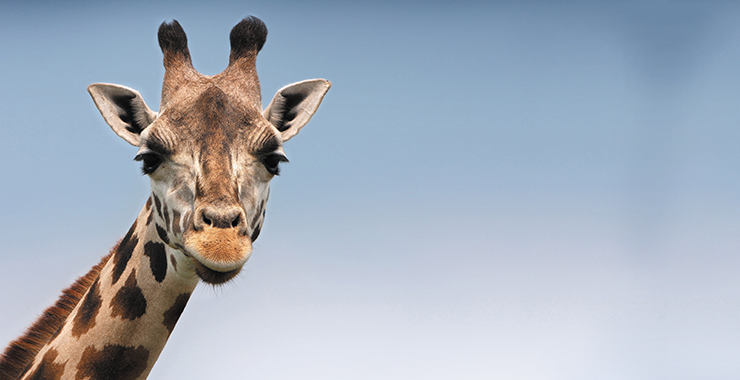
#> input picture 3_kmeans/parrot.jpeg, 740 x 380 px, found by its file name
$ python PCA.py
#> lines starting #> are read from the running program, lines starting #| are printed output that depends on the picture
import numpy as np
import pandas as pd
import matplotlib.pyplot as plt
from sklearn.decomposition import PCA
from PIL import Image

# Creating dataset
n = 100
eps = 0.5
a = 2
b = 3
x = np.random.rand(n)
y = a*x + b + eps * np.random.rand(n)
plt.scatter(x, y)
plt.show()
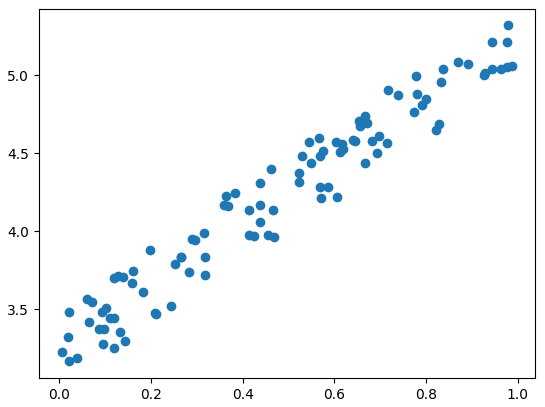
#> figure drawn by matplotlib, 1 panel

X = np.array(list(zip(x,y)))

# Normalizing data
mu = np.mean(X, axis=0)
std = np.sqrt(np.mean((X-mu)**2, axis=0))
X_norm = (X - mu) / std
plt.scatter(X_norm[:,0], X_norm[:, 1])
plt.show()
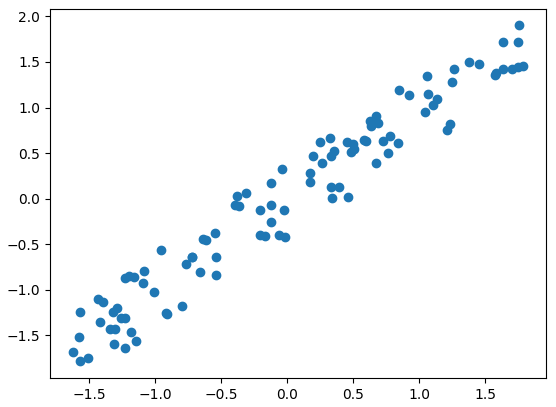
#> figure drawn by matplotlib, 1 panel

# Perform PCA
pca = PCA(n_components=1)
pca.fit(X_norm)
X_pca = pca.transform(X_norm)
# Reconstruct the data using only the first principal component
X_reconstructed = pca.inverse_transform(X_pca)

# Visualize the original data and the reconstructed data
fig, axs = plt.subplots(1, 2, figsize=(10, 5))
axs[0].scatter(X_norm[:, 0], X_norm[:, 1])
axs[0].set_title("Original Data")
axs[1].scatter(X_reconstructed[:, 0], X_reconstructed[:, 1])
axs[1].set_title("Reconstructed Data")
plt.show()
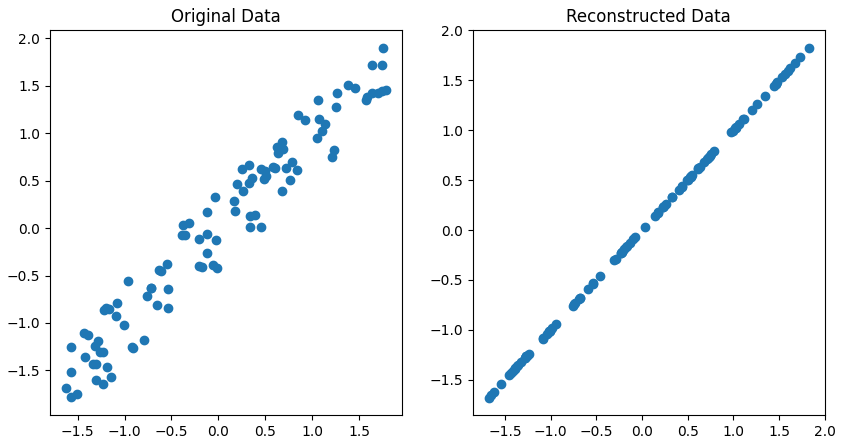
#> figure drawn by matplotlib, 2 panels

# Reduce the dimensionality of parrot picture from 3 to 2 then reconstruct and show the image
image_path = '3_kmeans/parrot.jpeg'
image = Image.open(image_path)
#> image is the input picture: PIL image 740x380 RGB; mean R, G, B 163.9, 173.8, 187.4
img_array = np.array(image)

pixels = img_array.reshape(-1, 3)

pca = PCA(n_components=2)
pixels_pca = pca.fit_transform(pixels)
#> pixels_pca = 281200 pairs, first value -303.1 to 135.8, second value -37.74 to 115.4

# Reconstruct the image using the inverse transform
pixels_reconstructed = pca.inverse_transform(pixels_pca)
pixels_reconstructed = np.clip(pixels_reconstructed, 0, 255).astype('uint8')
image_reconstructed = pixels_reconstructed.reshape(img_array.shape[0], img_array.shape[1], 3)

# Display the original and reconstructed images
fig, axs = plt.subplots(1, 2, figsize=(10, 5))
axs[0].imshow(img_array)
axs[0].set_title("Original Image")
axs[0].axis('off')

axs[1].imshow(image_reconstructed)
axs[1].set_title("Reconstructed Image")
axs[1].axis('off')

plt.show()
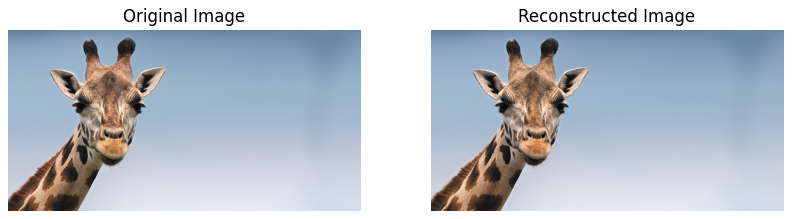
#> figure drawn by matplotlib, 2 panels
